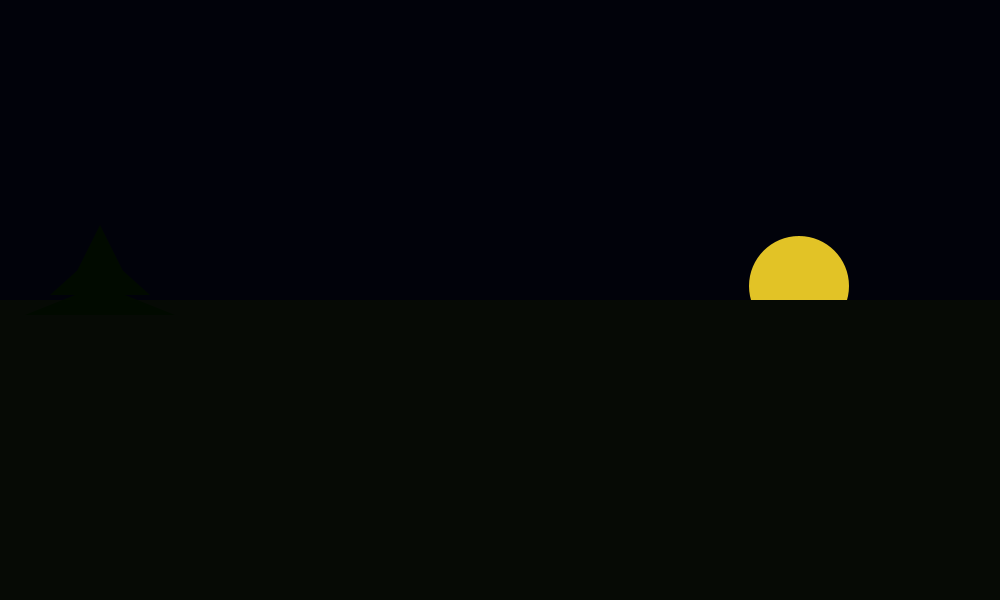
Frame 1 (no input)
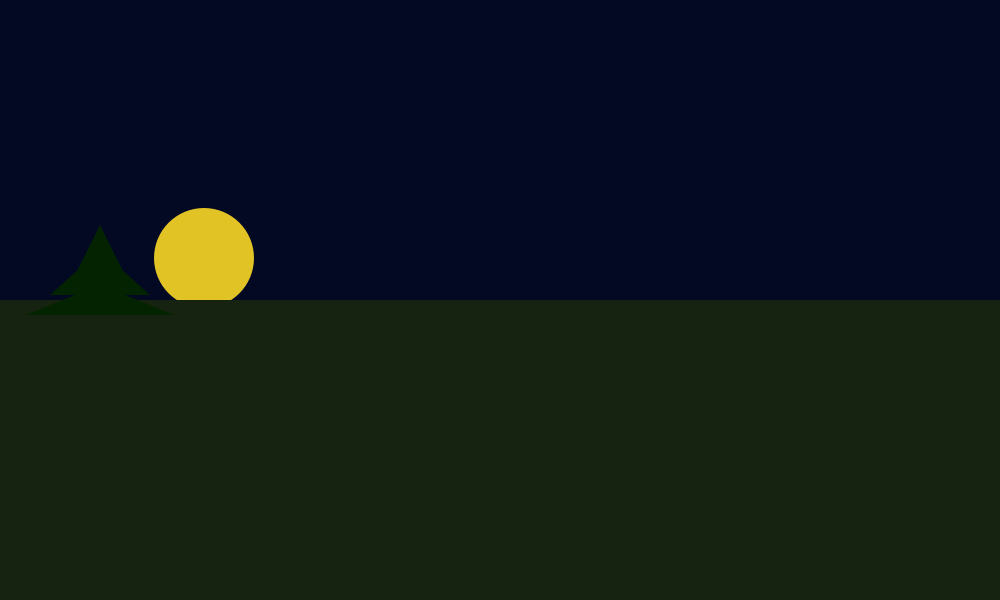
Frame 60 (the mouse pressed at the canvas centre just before this capture)
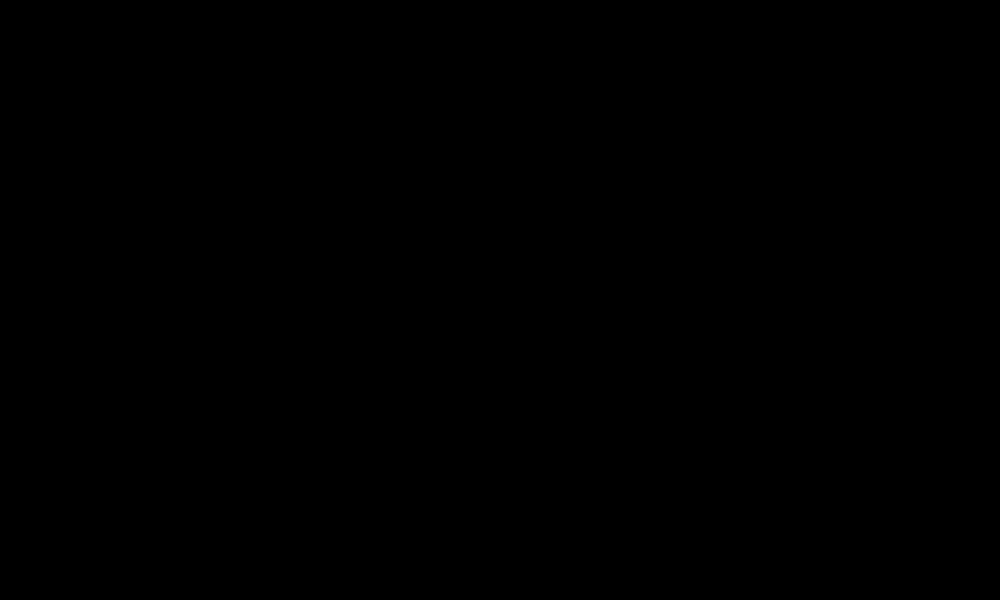
Frame 120 (the mouse held since frame 60 and released just before this capture)

The Processing sketch that drew these frames (run headless with seeded random() and noise(); from frame 60 on, the mouse is pressed at the canvas centre):

// Processing sketch: processing_105022
// ── processing_105022.pde

color sun;

int skyfill;
int horizon;

int sunX;
int sunY;


int treeX;
int treeX2; 
int treeX3;

//int time;

int r;
float time;

float speed;

void setup() {
  size(1000, 600);
  colorMode(HSB, 360, 100, 100);
  smooth();
  noStroke();

  horizon = height/2;
  color sun = color(46, 92, 99);
  //sunX = (width - 300) - time;
  //sunY = horizon - time;
  sunX = 700;
  sunY = horizon;
  r = 300;
  time = 0;
  skyfill = 360 * sunY / 300;
  speed = .05;


  int treeX = 100;
  int treeX2 = treeX - 25; 
  int treeX3 = treeX + 25;

  fill(112, 150, 360-skyfill);
  triangle(treeX, horizon - 75, treeX2, horizon - 25, treeX3, horizon - 25);
  triangle(treeX, horizon - 50, 50, horizon - 5, 150, horizon - 5);
  triangle(treeX, horizon - 15, 25, horizon + 15, 175, horizon +15);
}


void draw() {

  time = time - speed;
  sunX = int(r * cos(time));
  sunY = int(r * sin(time));
  
//  //if(sunY >= 0){
//    speed = speed * -1;
//  }
// 
  
  //skyfill = 360 * sunY / 300;
    //skyfill = 100 - sunY;
    skyfill = int(map(sunY,0,-300,0,100));
    

  println(time);
  //println(sunX);
  //println(sunY);

//grass
  fill(231, 90, skyfill);
  rect(0, 0, width, height);

  
   pushMatrix();
  translate(width/2, horizon); //(500,300)
  fill(50,83,89);
  ellipse(sunX, sunY, 100, 100);
  popMatrix();
  
   //grass
  fill(100, 50, skyfill);
  rect(0, horizon, width, horizon);

 int treeX = 100;
  int treeX2 = treeX - 25; 
  int treeX3 = treeX + 25;

  //tree
  fill(112, 150, skyfill);
  triangle(treeX, horizon - 75, treeX2, horizon - 25, treeX3, horizon - 25);
  triangle(treeX, horizon - 50, 50, horizon - 5, 150, horizon - 5);
  triangle(treeX, horizon - 15, 25, horizon + 15, 175, horizon +15);
}
